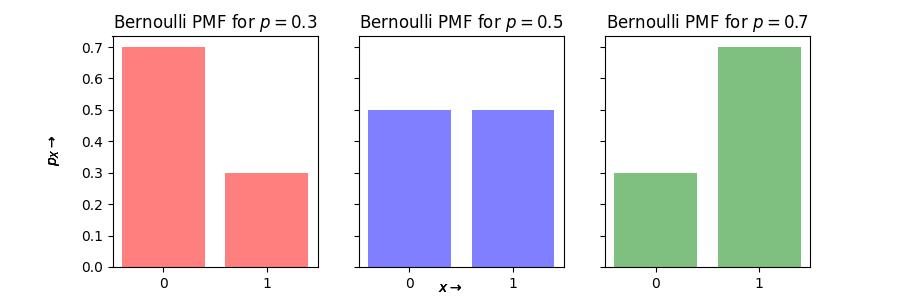

The Python source for this figure:
import matplotlib.pyplot as plt
import numpy as np
from scipy.stats import binom

n = 1
x = np.arange(0,n+1,1)
xs = [str(x[i]) for i in range(len(x))]
p = [0.3,0.5,0.7]
width = 0.35 # the width of the bars
cols = ['r', 'b', 'g']

fig, axs = plt.subplots(1, len(p), figsize=(3*len(p), 3), sharey=True)

for i in range(len(p)):
    axs[i].bar(xs, binom.pmf(x, n, p[i]), alpha=0.5, color=cols[i])
    axs[i].set_title('Bernoulli PMF for ' + r'$p={}$'.format(p[i]))
    fig.text(0.5, 0.04, r'$x\rightarrow$', ha='center', va='center')
    fig.text(0.06, 0.5, r'$p_X\rightarrow$', ha='center', va='center', rotation='vertical')

plt.savefig("Python projects/visualization of probability distributions/Bern_distribution.jpg")
plt.show()